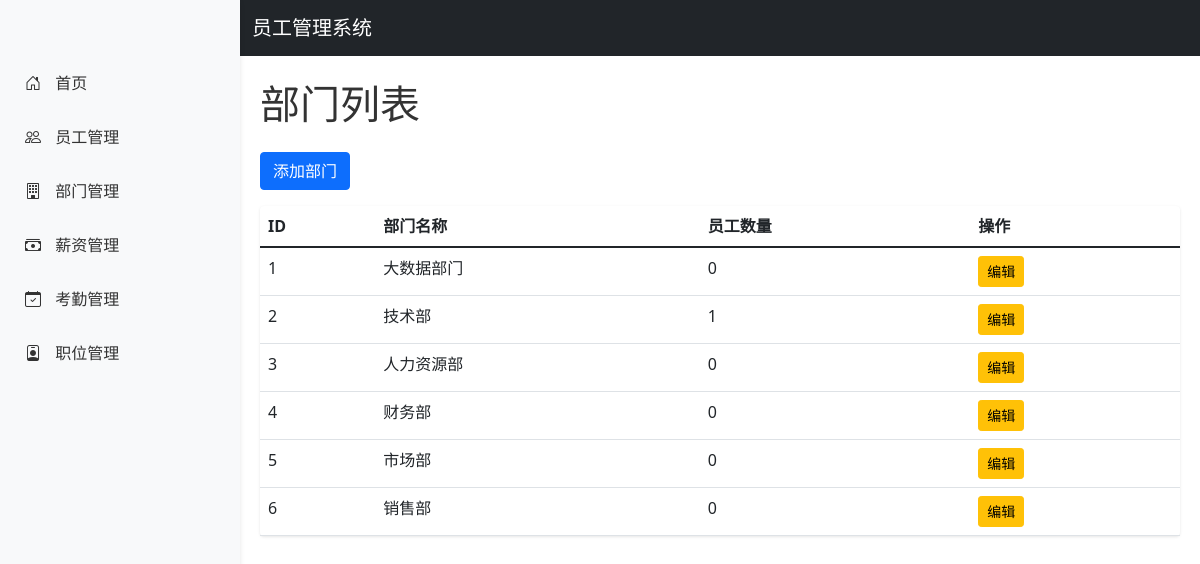
The page /departments on the database its author committed.
### app/models.py (models this page shows)
class Department(db.Model):
    id = db.Column(db.Integer, primary_key=True)
    name = db.Column(db.String(50), nullable=False)
    employees = db.relationship('Employee', backref='department', lazy=True)

### app/routes.py (the view)
@bp.route('/departments')
def list_departments():
    departments = Department.query.all()
    return render_template('departments/list.html', departments=departments)

### app/templates/departments/list.html
{% extends "base.html" %}
{% block content %}
<h1>部门列表</h1>
<a href="{{ url_for('main.add_department') }}" class="btn btn-primary mb-3">添加部门</a>
<table class="table">
    <thead>
        <tr>
            <th>ID</th>
            <th>部门名称</th>
            <th>员工数量</th>
            <th>操作</th>
        </tr>
    </thead>
    <tbody>
        {% for department in departments %}
        <tr>
            <td>{{ department.id }}</td>
            <td>{{ department.name }}</td>
            <td>{{ department.employees|length }}</td>
            <td>
                <a href="{{ url_for('main.edit_department', id=department.id) }}" class="btn btn-sm btn-warning">编辑</a>
            </td>
        </tr>
        {% endfor %}
    </tbody>
</table>
{% endblock %}

### app/templates/base.html (shortened to what this page needs)
<!DOCTYPE html>
<html lang="zh">
<head>
    <link href="https://cdn.jsdelivr.net/npm/bootstrap@5.1.3/dist/css/bootstrap.min.css" rel="stylesheet">
    <link href="https://cdn.jsdelivr.net/npm/bootstrap-icons@1.7.2/font/bootstrap-icons.css" rel="stylesheet">
</head>
<body>
    <nav class="navbar navbar-dark bg-dark fixed-top">
        <div class="container-fluid">
            <span class="navbar-brand">员工管理系统</span>
        </div>
    </nav>
    <div class="sidebar">
        <div class="sidebar-sticky">
            <ul class="nav flex-column">
                <li class="nav-item">
                    <a class="nav-link" href="{{ url_for('main.index') }}">
                        <i class="bi bi-house-door"></i>
                        首页
                    </a>
                </li>
                <li class="nav-item">
                    <a class="nav-link" href="{{ url_for('main.list_employees') }}">
                        <i class="bi bi-people"></i>
                        员工管理
                    </a>
                </li>
                <li class="nav-item">
                    <a class="nav-link" href="{{ url_for('main.list_departments') }}">
                        <i class="bi bi-building"></i>
                        部门管理
                    </a>
                </li>
                <li class="nav-item">
                    <a class="nav-link" href="{{ url_for('main.list_salaries') }}">
                        <i class="bi bi-cash-stack"></i>
                        薪资管理
                    </a>
                </li>
                <li class="nav-item">
                    <a class="nav-link" href="{{ url_for('main.list_attendance') }}">
                        <i class="bi bi-calendar-check"></i>
                        考勤管理
                    </a>
                </li>
                <li class="nav-item">
                    <a class="nav-link" href="{{ url_for('main.list_positions') }}">
                        <i class="bi bi-person-badge"></i>
                        职位管理
                    </a>
                </li>
            </ul>
        </div>
    </div>
    <main class="main-content">
        {% block content %}{% endblock %}
    </main>
</body>
</html>

### app/templates/base.html (style rules this page uses)
.sidebar { position: fixed; top: 0; bottom: 0; left: 0; z-index: 100; padding: 48px 0 0; box-shadow: 0 2px 5px rgba(0, 0, 0, 0.1); background-color: #f8f9fa; width: 240px; }
.sidebar-sticky { position: relative; top: 0; height: calc(100vh - 48px); padding-top: .5rem; overflow-x: hidden; overflow-y: auto; }
.sidebar .nav-link { font-weight: 500; color: #333; padding: 15px 25px; border-radius: 0; }
.sidebar .nav-link i { margin-right: 10px; }
.main-content { margin-left: 240px; padding: 80px 20px 20px 20px; }
.navbar { margin-left: 240px; z-index: 99; }
.table { background: white; border-radius: 4px; box-shadow: 0 1px 3px rgba(0,0,0,0.1); }
h1 { margin-bottom: 1.5rem; color: #333; }

### rows shown on the page
Department: id "1", name "大数据部门", employees|length "0"
Department: id "2", name "技术部", employees|length "1"
Department: id "3", name "人力资源部", employees|length "0"
Department: id "4", name "财务部", employees|length "0"
Department: id "5", name "市场部", employees|length "0"
Department: id "6", name "销售部", employees|length "0"
